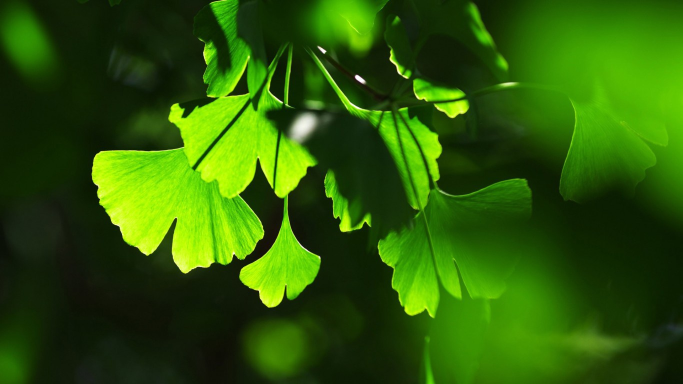
#> input picture lea2.jpg, 1366 x 768 px (shown at 1/2 size)
$ python s1.py
#> lines starting #> are read from the running program, lines starting #| are printed output that depends on the picture
import cv2
import numpy as np

image_path = "lea2.jpg"

img = cv2.imread(image_path)
#> img is the input picture: shape (768, 1366, 3); mean B, G, R 5.6, 89.5, 44.2
img_n = img[248:300, 245:300]       # extract a region
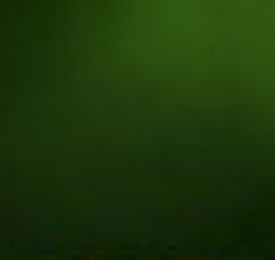
#> img_n: shape (52, 55, 3) (shown 5 times larger); mean B, G, R 9.8, 54.6, 27.9
# cv2.namedWindow('image', 0)
cv2.imshow('image', img_n)
cv2.waitKey(0)

# img1 = cv2.cvtColor(img, cv2.COLOR_RGB2BGR)
#
# cv2.imshow('img1', img1)
# cv2.waitKey(0)


cv2.destroyAllWindows()
